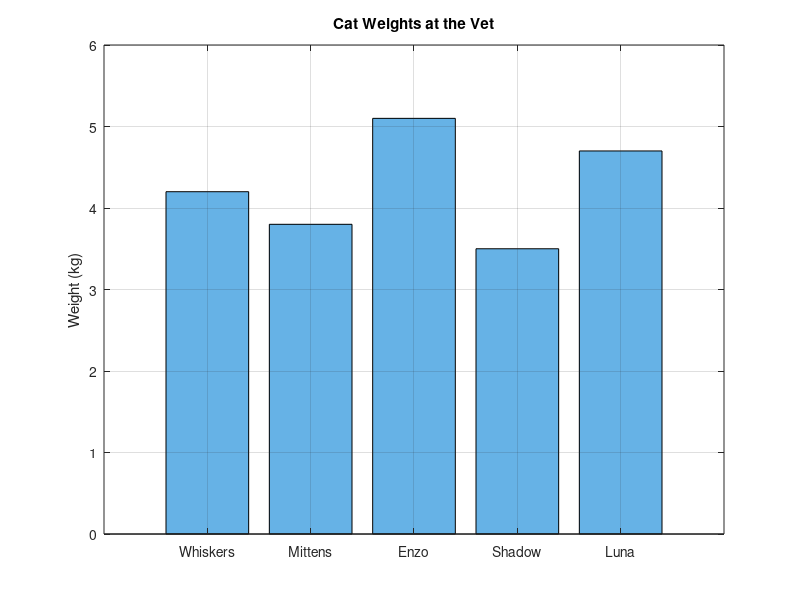
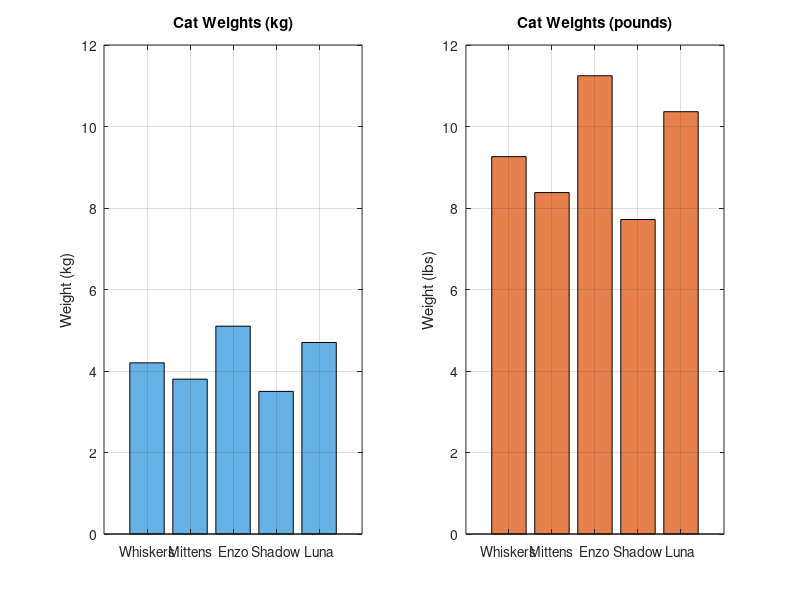

Source code (MATLAB) for these figures, in order: (Note: this script raises an error after producing the figures.)
% demo_vectors.m - Creating vectors, indexing, and element-wise operations
% Part of: Matlab for Computational Neuroscience, Module 02
%
% Run this script to see: bar charts of cat weights, indexing examples,
% and element-wise operations in action.
%
clear; clc; close all;

%% Creating Vectors
% Three ways to create vectors in Matlab

% Way 1: Bracket notation -- type the numbers
cat_weights = [4.2, 3.8, 5.1, 3.5, 4.7];
cat_names = {'Whiskers', 'Mittens', 'Enzo', 'Shadow', 'Luna'};

% Show a plot RIGHT AWAY
figure(1);
bar(cat_weights, 'FaceColor', [0.4 0.7 0.9]);
set(gca, 'XTickLabel', cat_names);
ylabel('Weight (kg)');
title('Cat Weights at the Vet');
grid on;

fprintf('Cat weights (kg): ');
fprintf('%.1f ', cat_weights);
fprintf('\n');

% Way 2: Colon operator -- create a range
days = 1:7;
fprintf('Days of the week: %d %d %d %d %d %d %d\n', days);

angles = 0:0.5:2*pi;
fprintf('Angles from 0 to 2*pi (step 0.5): %d values\n', length(angles));

% Way 3: linspace -- evenly spaced points
smooth_x = linspace(0, 10, 50);
fprintf('Linspace created %d evenly spaced points from 0 to 10\n', length(smooth_x));

%% Row vs Column Vectors
% The difference matters!

row = [1, 2, 3];       % row vector (horizontal)
col = [1; 2; 3];       % column vector (vertical)

fprintf('\nRow vector size: %d x %d\n', size(row));
fprintf('Column vector size: %d x %d\n', size(col));

% Transpose flips between them
row_from_col = col';   % column becomes row
fprintf('Transposed column size: %d x %d\n', size(row_from_col));

%% Indexing and Slicing
% Getting specific elements from a vector

fprintf('\n--- Indexing cat_weights ---\n');
fprintf('First cat (index 1): %.1f kg\n', cat_weights(1));
fprintf('Third cat (index 3): %.1f kg -- that is Enzo!\n', cat_weights(3));
fprintf('Last cat (using end): %.1f kg\n', cat_weights(end));

% Slicing -- grab a range
first_three = cat_weights(1:3);
fprintf('First three cats: ');
fprintf('%.1f ', first_three);
fprintf('\n');

last_two = cat_weights(end-1:end);
fprintf('Last two cats: ');
fprintf('%.1f ', last_two);
fprintf('\n');

% What happens with index 0? Uncomment to see the error:
% cat_weights(0)   % ERROR: "Index must be a positive integer or logical"

%% Matrices
% A matrix is like a spreadsheet -- rows and columns

% Garden plot measurements: 3 plots, 4 measurements each
%            Length  Width  Height  Area
garden = [    2.5,   1.2,   0.3,   3.0;
              3.0,   1.5,   0.4,   4.5;
              1.8,   2.0,   0.3,   3.6;
              2.2,   1.0,   0.5,   2.2];

fprintf('\n--- Garden Measurements Matrix ---\n');
fprintf('Matrix size: %d rows x %d columns\n', size(garden));
fprintf('Element at row 2, col 3: %.1f\n', garden(2, 3));

% Get entire row 1 (first garden plot)
plot1 = garden(1, :);
fprintf('Garden plot 1 (all measurements): ');
fprintf('%.1f ', plot1);
fprintf('\n');

% Get entire column 1 (all lengths)
all_lengths = garden(:, 1);
fprintf('All lengths: ');
fprintf('%.1f ', all_lengths);
fprintf('\n');

%% Element-wise Operations
% The dot-prefix rule: .* ./ .^ mean "do it to each element"

% Convert cat weights from kg to pounds
lbs_per_kg = 2.205;
cat_weights_lbs = cat_weights .* lbs_per_kg;

fprintf('\n--- Element-wise Operations ---\n');
fprintf('Weights in kg:  ');
fprintf('%.1f ', cat_weights);
fprintf('\n');
fprintf('Weights in lbs: ');
fprintf('%.1f ', cat_weights_lbs);
fprintf('\n');

% Square each weight (just to practice the .^ operator)
weights_squared = cat_weights .^ 2;
fprintf('Weights squared: ');
fprintf('%.1f ', weights_squared);
fprintf('\n');

% Compare kg vs pounds side by side
figure(2);
subplot(1, 2, 1);
bar(cat_weights, 'FaceColor', [0.4 0.7 0.9]);
set(gca, 'XTickLabel', cat_names);
ylabel('Weight (kg)');
title('Cat Weights (kg)');
grid on;
ylim([0, 12]);

subplot(1, 2, 2);
bar(cat_weights_lbs, 'FaceColor', [0.9 0.5 0.3]);
set(gca, 'XTickLabel', cat_names);
ylabel('Weight (lbs)');
title('Cat Weights (pounds)');
grid on;
ylim([0, 12]);

sgtitle('Kilograms vs Pounds -- Element-wise Multiplication');

fprintf('\nDone! You should see two figures.\n');
